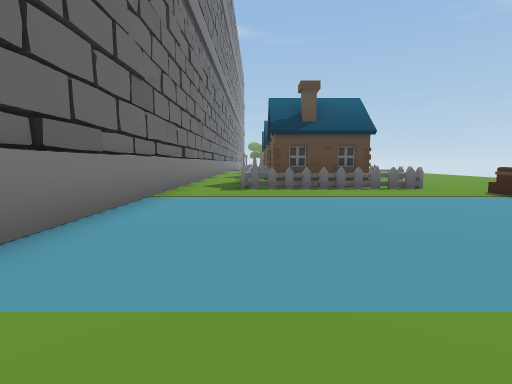
[1] (above)

18 first-person views from a walk through a 3-D level made in the Unity game engine. The camera is 1.4 m above the floor, tilts 6° down and sees 85° across. The floor is counted in squares, 2 m on a side. Each view is taken from the middle of a square. On the plan, view 1 faces up. The plan holds only what a view shows up to about 9 squares ahead; the rest is blank. The place goes on beyond the plan. Some animated figures are left out.

[2]
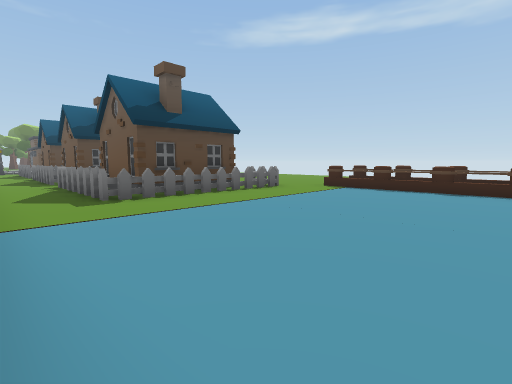

[3]
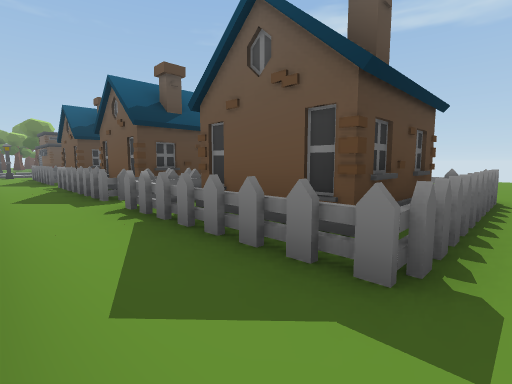

[4]
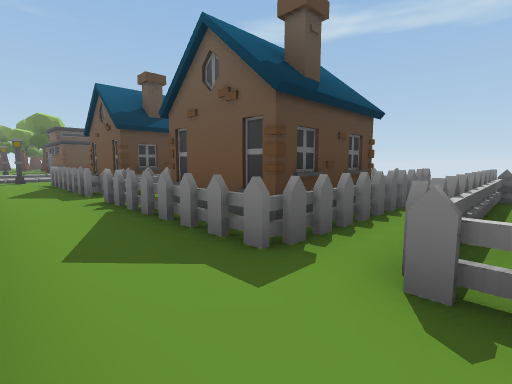

[5]
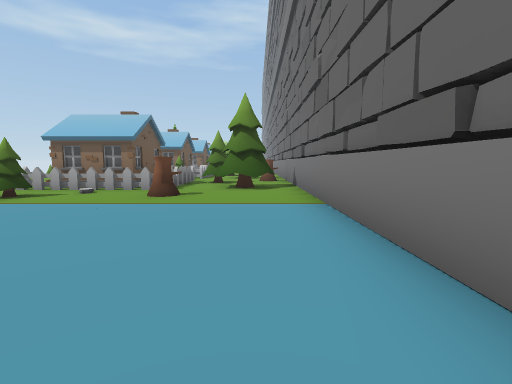

[6]
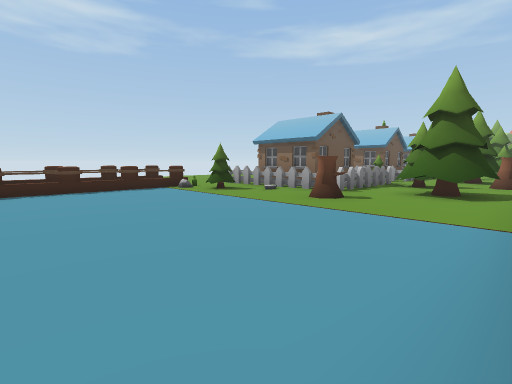

[7]
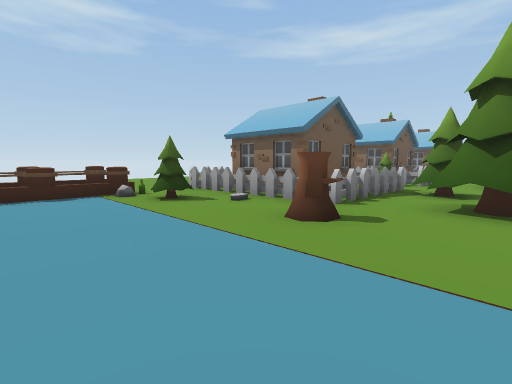

[8]
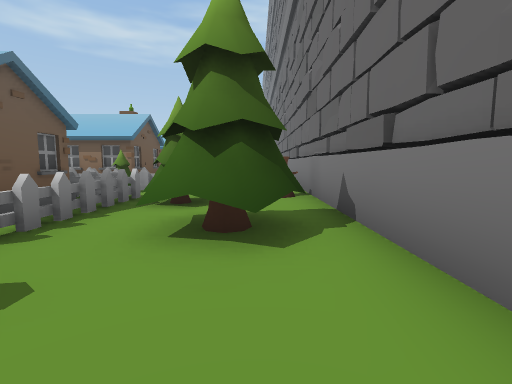

[9]
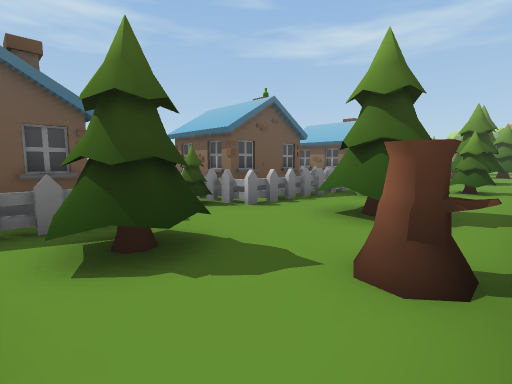

[10]
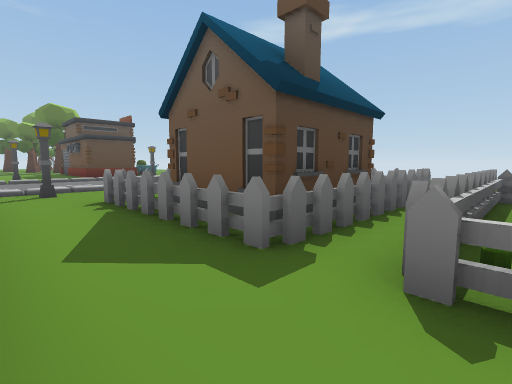

[11]
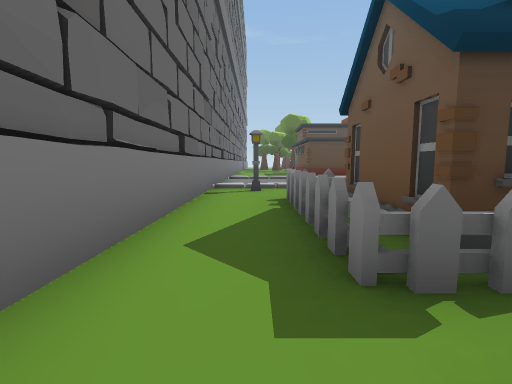

[12]
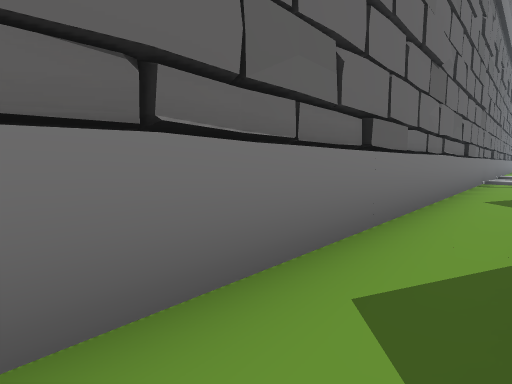

[13]
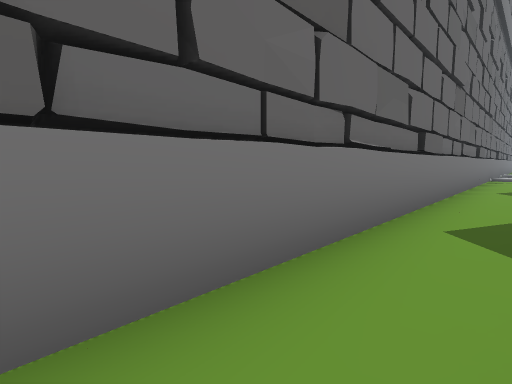

[14]
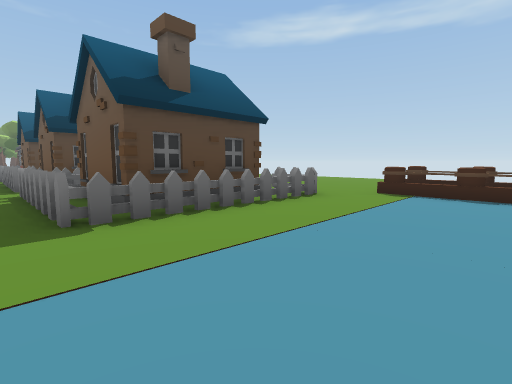

[15]
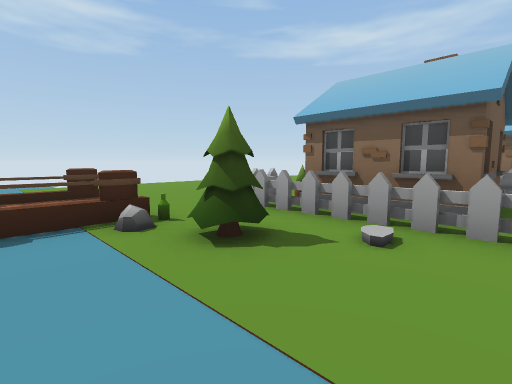

[16]
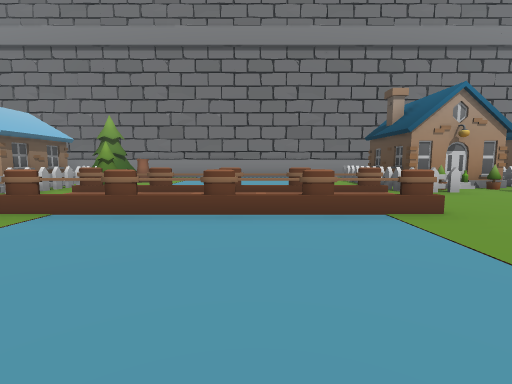

[17]
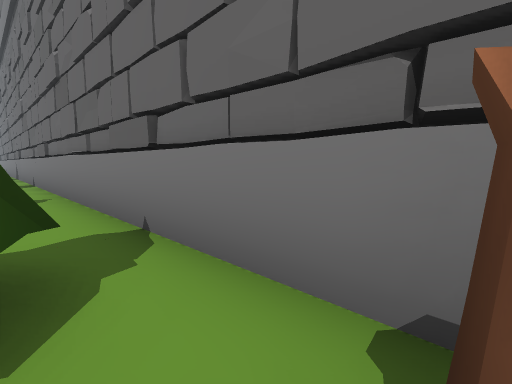

[18]
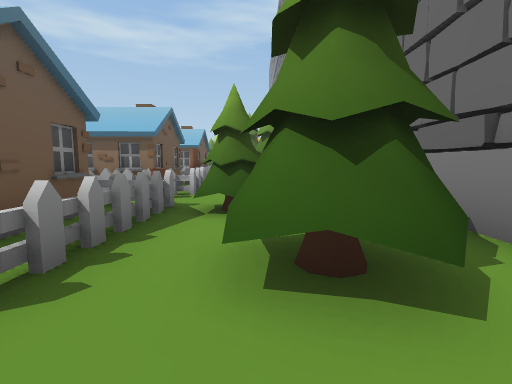

### Floor plan
Key: @ floor where view 1 was taken; # wall or solid block; . main floor; : floor 0.25 m higher than the main floor; / step, stairs or slope; = window, fence, low wall or low ledge; H house; S streetlight; T tree; O other object.
Columns run from 3 left of view 1 to 11 right of it. Each row starts with its distance up from view 1.
 25 #
 24 #///
 23 #.S.
 22 #...
 21 #..HH
 20 #..H#
 19 #..H#
 18 #..HHHHH
 17 #..HH.
 16 #..OHHHH
 15 #..H#
 14 #..H#
 13 #..HHHHH
 12 #..HH.
 11 #..HHHHH
 10 #..H# O..
  9 #..H###....
  8 #..HHHHH....
  7 #..HH.......
  6 #........##..
  5 #........##...
  4 #........:/....
  3 #........:=...
  2 #........:#....
  1 #.......=:=. ..
  0 #..@T..OO...
 -1 #.O.HHHHH.....
 -2 #.OOHH##HH ...
 -3 #.OOHH      ..
 -4 #..OHH
 -5 #T..HHH
 -6 #.O.HHHH
 -7 #.OOHH##H
 -8 #...HH
 -9 #..OHH
-10 #.. OHH

Positions as (right, up) in squares from view 1, and headings:
1: (0, 0), facing up
2: (-2, 2), facing up-right
3: (-2, 7), facing up-right
4: (-2, 11), facing up-right
5: (-1, 6), facing down
6: (-2, 5), facing down-right
7: (-1, 3), facing down-right
8: (-1, 1), facing down
9: (-2, -3), facing down-right
10: (-2, 16), facing up-right
11: (-1, 16), facing up
12: (-1, 12), facing up-left
13: (-1, 10), facing up-left
14: (-1, 4), facing up-right
15: (2, 2), facing down-right
16: (11, 4), facing left
17: (-1, -5), facing down-left
18: (0, -5), facing down
